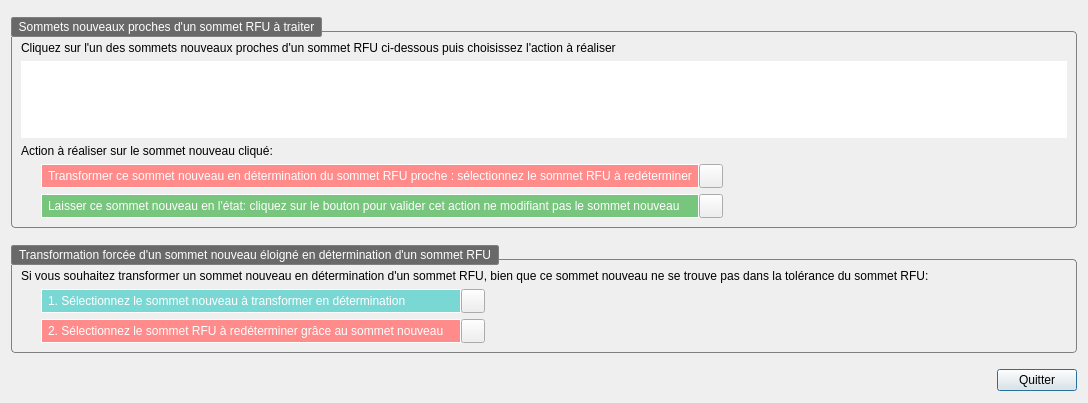
<?xml version="1.0" encoding="UTF-8"?>
<ui version="4.0">
 <class>dlgTrasnfoPtToPlot</class>
 <widget class="QDialog" name="dlgTrasnfoPtToPlot">
  <property name="geometry">
   <rect>
    <x>0</x>
    <y>0</y>
    <width>1088</width>
    <height>403</height>
   </rect>
  </property>
  <property name="windowTitle">
   <string>Traiter les sommets nouveaux proches d'un sommet RFU</string>
  </property>
  <property name="styleSheet">
   <string notr="true">QTableView QHeaderView::section{
		border: 1px solid #ffffff;
		background-color: #818181;
		color: #ffffff;
    }
QGroupBox {
	margin-top: 16px;
	border: 1px solid gray;
	border-radius: 4px;
}
QGroupBox::title {
	subcontrol-origin: margin;
    subcontrol-position: top left;
	padding: 2px 5px 2px 5px;
	margin: 2px 0px 0px 0px;
	border:1px solid gray;
	border-radius: 2px;
	background: #696969;
	color: #ffffff;
}
	</string>
  </property>
  <layout class="QGridLayout" name="gridLayout">
   <property name="topMargin">
    <number>15</number>
   </property>
   <property name="verticalSpacing">
    <number>15</number>
   </property>
   <item row="0" column="0">
    <widget class="QGroupBox" name="nearvtxGp">
     <property name="enabled">
      <bool>true</bool>
     </property>
     <property name="title">
      <string>Sommets nouveaux proches d'un sommet RFU à traiter</string>
     </property>
     <layout class="QGridLayout" name="gridLayout_2">
      <property name="horizontalSpacing">
       <number>0</number>
      </property>
      <item row="3" column="0">
       <spacer name="horizontalSpacer">
        <property name="orientation">
         <enum>Qt::Horizontal</enum>
        </property>
        <property name="sizeType">
         <enum>QSizePolicy::Fixed</enum>
        </property>
        <property name="sizeHint" stdset="0">
         <size>
          <width>20</width>
          <height>20</height>
         </size>
        </property>
       </spacer>
      </item>
      <item row="3" column="1">
       <widget class="QLabel" name="nearvtxtrLab">
        <property name="styleSheet">
         <string notr="true">QLabel{
	border: 1px solid #ffffff;
	border-radius: 1px;
	background: #ff8b8b;
	padding: 0px 3px 0px 3px;
	color: #ffffff
}</string>
        </property>
        <property name="text">
         <string>Transformer ce sommet nouveau en détermination du sommet RFU proche : sélectionnez le sommet RFU à redéterminer</string>
        </property>
       </widget>
      </item>
      <item row="3" column="2">
       <widget class="QPushButton" name="selrfuvtxnearButt">
        <property name="enabled">
         <bool>true</bool>
        </property>
        <property name="sizePolicy">
         <sizepolicy hsizetype="Fixed" vsizetype="Fixed">
          <horstretch>0</horstretch>
          <verstretch>0</verstretch>
         </sizepolicy>
        </property>
        <property name="minimumSize">
         <size>
          <width>24</width>
          <height>24</height>
         </size>
        </property>
        <property name="maximumSize">
         <size>
          <width>24</width>
          <height>24</height>
         </size>
        </property>
        <property name="text">
         <string/>
        </property>
        <property name="icon">
         <iconset>
          <normaloff>:/resources/select_rfuvtx</normaloff>:/resources/select_rfuvtx</iconset>
        </property>
        <property name="iconSize">
         <size>
          <width>24</width>
          <height>24</height>
         </size>
        </property>
        <property name="autoDefault">
         <bool>false</bool>
        </property>
        <property name="default">
         <bool>false</bool>
        </property>
        <property name="flat">
         <bool>false</bool>
        </property>
       </widget>
      </item>
      <item row="1" column="0" colspan="4">
       <widget class="QTableView" name="nearvtxTbv">
        <property name="frameShape">
         <enum>QFrame::NoFrame</enum>
        </property>
        <property name="alternatingRowColors">
         <bool>true</bool>
        </property>
        <property name="selectionMode">
         <enum>QAbstractItemView::SingleSelection</enum>
        </property>
        <property name="selectionBehavior">
         <enum>QAbstractItemView::SelectRows</enum>
        </property>
       </widget>
      </item>
      <item row="2" column="0" colspan="4">
       <widget class="QLabel" name="nearvtxLab2">
        <property name="text">
         <string>Action à réaliser sur le sommet nouveau cliqué:</string>
        </property>
       </widget>
      </item>
      <item row="0" column="0" colspan="4">
       <widget class="QLabel" name="nearvtxLab1">
        <property name="text">
         <string>Cliquez sur l'un des sommets nouveaux proches d'un sommet RFU ci-dessous puis choisissez l'action à réaliser</string>
        </property>
       </widget>
      </item>
      <item row="4" column="1">
       <widget class="QLabel" name="nearvtxltLab">
        <property name="styleSheet">
         <string notr="true">QLabel{
	border: 1px solid #ffffff;
	border-radius: 1px;
	background: #78c57d;
	padding: 0px 3px 0px 3px;
	color: #ffffff
}</string>
        </property>
        <property name="text">
         <string>Laisser ce sommet nouveau en l'état: cliquez sur le bouton pour valider cet action ne modifiant pas le sommet nouveau</string>
        </property>
       </widget>
      </item>
      <item row="4" column="2">
       <widget class="QPushButton" name="nearvtxvalButt">
        <property name="enabled">
         <bool>true</bool>
        </property>
        <property name="sizePolicy">
         <sizepolicy hsizetype="Fixed" vsizetype="Fixed">
          <horstretch>0</horstretch>
          <verstretch>0</verstretch>
         </sizepolicy>
        </property>
        <property name="minimumSize">
         <size>
          <width>24</width>
          <height>24</height>
         </size>
        </property>
        <property name="maximumSize">
         <size>
          <width>24</width>
          <height>24</height>
         </size>
        </property>
        <property name="text">
         <string/>
        </property>
        <property name="icon">
         <iconset>
          <normaloff>:/resources/valid_nwvtx</normaloff>:/resources/valid_nwvtx</iconset>
        </property>
        <property name="iconSize">
         <size>
          <width>24</width>
          <height>24</height>
         </size>
        </property>
        <property name="autoDefault">
         <bool>false</bool>
        </property>
        <property name="default">
         <bool>false</bool>
        </property>
        <property name="flat">
         <bool>false</bool>
        </property>
       </widget>
      </item>
     </layout>
    </widget>
   </item>
   <item row="2" column="0">
    <layout class="QHBoxLayout" name="butLay">
     <item>
      <widget class="QPushButton" name="buttResize">
       <property name="enabled">
        <bool>true</bool>
       </property>
       <property name="sizePolicy">
        <sizepolicy hsizetype="Fixed" vsizetype="Fixed">
         <horstretch>0</horstretch>
         <verstretch>0</verstretch>
        </sizepolicy>
       </property>
       <property name="minimumSize">
        <size>
         <width>24</width>
         <height>24</height>
        </size>
       </property>
       <property name="maximumSize">
        <size>
         <width>24</width>
         <height>24</height>
        </size>
       </property>
       <property name="text">
        <string/>
       </property>
       <property name="icon">
        <iconset>
         <normaloff>:/resources/btn_resize</normaloff>:/resources/btn_resize</iconset>
       </property>
       <property name="iconSize">
        <size>
         <width>24</width>
         <height>24</height>
        </size>
       </property>
       <property name="autoDefault">
        <bool>false</bool>
       </property>
       <property name="default">
        <bool>false</bool>
       </property>
       <property name="flat">
        <bool>true</bool>
       </property>
      </widget>
     </item>
     <item>
      <spacer name="buttHsp">
       <property name="orientation">
        <enum>Qt::Horizontal</enum>
       </property>
       <property name="sizeHint" stdset="0">
        <size>
         <width>40</width>
         <height>20</height>
        </size>
       </property>
      </spacer>
     </item>
     <item>
      <widget class="QPushButton" name="buttValid">
       <property name="text">
        <string>Quitter</string>
       </property>
      </widget>
     </item>
    </layout>
   </item>
   <item row="1" column="0">
    <widget class="QGroupBox" name="farvtxGp">
     <property name="title">
      <string>Transformation forcée d'un sommet nouveau éloigné en détermination d'un sommet RFU</string>
     </property>
     <layout class="QGridLayout" name="gridLayout_3">
      <property name="horizontalSpacing">
       <number>0</number>
      </property>
      <item row="2" column="0">
       <spacer name="horizontalSpacer_2">
        <property name="orientation">
         <enum>Qt::Horizontal</enum>
        </property>
        <property name="sizeType">
         <enum>QSizePolicy::Fixed</enum>
        </property>
        <property name="sizeHint" stdset="0">
         <size>
          <width>20</width>
          <height>20</height>
         </size>
        </property>
       </spacer>
      </item>
      <item row="2" column="1">
       <widget class="QLabel" name="selnwvxtLab">
        <property name="sizePolicy">
         <sizepolicy hsizetype="Fixed" vsizetype="Preferred">
          <horstretch>0</horstretch>
          <verstretch>0</verstretch>
         </sizepolicy>
        </property>
        <property name="minimumSize">
         <size>
          <width>420</width>
          <height>0</height>
         </size>
        </property>
        <property name="maximumSize">
         <size>
          <width>420</width>
          <height>16777215</height>
         </size>
        </property>
        <property name="styleSheet">
         <string notr="true">QLabel{
	border: 1px solid #ffffff;
	border-radius: 1px;
	background: #79d7d4;
	padding: 0px 3px 0px 3px;
	color: #ffffff
}</string>
        </property>
        <property name="text">
         <string>1. Sélectionnez le sommet nouveau à transformer en détermination</string>
        </property>
       </widget>
      </item>
      <item row="3" column="1">
       <widget class="QLabel" name="selrfuvtxLab">
        <property name="sizePolicy">
         <sizepolicy hsizetype="Fixed" vsizetype="Preferred">
          <horstretch>0</horstretch>
          <verstretch>0</verstretch>
         </sizepolicy>
        </property>
        <property name="minimumSize">
         <size>
          <width>420</width>
          <height>0</height>
         </size>
        </property>
        <property name="maximumSize">
         <size>
          <width>420</width>
          <height>16777215</height>
         </size>
        </property>
        <property name="styleSheet">
         <string notr="true">QLabel{
	border: 1px solid #ffffff;
	border-radius: 1px;
	background: #ff8b8b;
	padding: 0px 3px 0px 3px;
	color: #ffffff
}</string>
        </property>
        <property name="text">
         <string>2. Sélectionnez le sommet RFU à redéterminer grâce au sommet nouveau</string>
        </property>
       </widget>
      </item>
      <item row="1" column="0" colspan="5">
       <widget class="QLabel" name="farvxtLab1">
        <property name="text">
         <string>Si vous souhaitez transformer un sommet nouveau en détermination d'un sommet RFU, bien que ce sommet nouveau ne se trouve pas dans la tolérance du sommet RFU:</string>
        </property>
       </widget>
      </item>
      <item row="2" column="2">
       <widget class="QPushButton" name="selnwvxtButt">
        <property name="enabled">
         <bool>true</bool>
        </property>
        <property name="sizePolicy">
         <sizepolicy hsizetype="Fixed" vsizetype="Fixed">
          <horstretch>0</horstretch>
          <verstretch>0</verstretch>
         </sizepolicy>
        </property>
        <property name="minimumSize">
         <size>
          <width>24</width>
          <height>24</height>
         </size>
        </property>
        <property name="maximumSize">
         <size>
          <width>24</width>
          <height>24</height>
         </size>
        </property>
        <property name="text">
         <string/>
        </property>
        <property name="icon">
         <iconset>
          <normaloff>:/resources/select_nwvtx</normaloff>:/resources/select_nwvtx</iconset>
        </property>
        <property name="iconSize">
         <size>
          <width>24</width>
          <height>24</height>
         </size>
        </property>
        <property name="autoDefault">
         <bool>false</bool>
        </property>
        <property name="default">
         <bool>false</bool>
        </property>
        <property name="flat">
         <bool>false</bool>
        </property>
       </widget>
      </item>
      <item row="3" column="2">
       <widget class="QPushButton" name="selrfuvtxfarButt">
        <property name="enabled">
         <bool>true</bool>
        </property>
        <property name="sizePolicy">
         <sizepolicy hsizetype="Fixed" vsizetype="Fixed">
          <horstretch>0</horstretch>
          <verstretch>0</verstretch>
         </sizepolicy>
        </property>
        <property name="minimumSize">
         <size>
          <width>24</width>
          <height>24</height>
         </size>
        </property>
        <property name="maximumSize">
         <size>
          <width>24</width>
          <height>24</height>
         </size>
        </property>
        <property name="text">
         <string/>
        </property>
        <property name="icon">
         <iconset>
          <normaloff>:/resources/select_rfuvtx</normaloff>:/resources/select_rfuvtx</iconset>
        </property>
        <property name="iconSize">
         <size>
          <width>24</width>
          <height>24</height>
         </size>
        </property>
        <property name="autoDefault">
         <bool>true</bool>
        </property>
        <property name="default">
         <bool>false</bool>
        </property>
        <property name="flat">
         <bool>false</bool>
        </property>
       </widget>
      </item>
     </layout>
    </widget>
   </item>
  </layout>
 </widget>
 <resources/>
 <connections/>
</ui>
